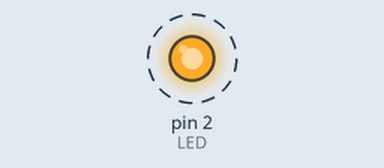
Bench run of a sketch on a simulated Arduino Uno, built with avr-gcc and run on an emulated ATmega328P. Parts: output pins drawn as LEDs (lit = HIGH). Dashed ring = blinking.

Above: at 0.2 s.
Timing chart, 0 to 3.0 s (numbered marks = the images above):
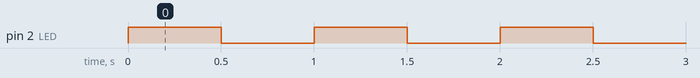

Measured:
- by itself, pin 2 (LED): alternates HIGH for 0.50 s and LOW for 0.50 s

The sketch:

Lights1.ino
```cpp
/*************************************************************************
* File Name          : GroveLEDDemoCode.ino
* Author             : Seeedteam
* Version            : V1.1
* Date               : 18/2/2012
* Description        : Demo code for Grove - LED
*************************************************************************/

#define LED 2 //connect LED to digital pin2
void setup() {
  // initialize the digital pin2 as an output.
  pinMode(LED, OUTPUT);
}

void loop() {
  digitalWrite(LED, HIGH);   // set the LED on
  delay(500);               // for 500ms
  digitalWrite(LED, LOW);   // set the LED off
  delay(500);
}
```
